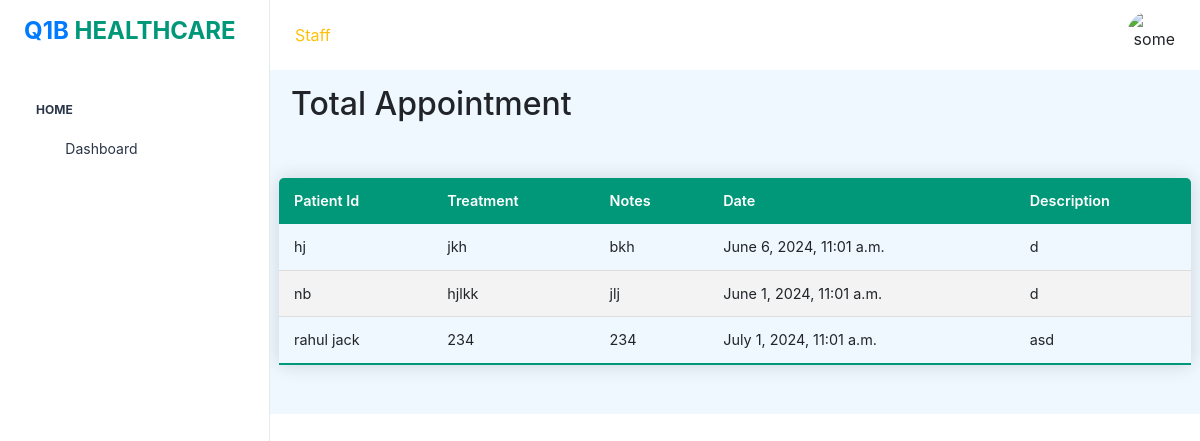
The page /appointmentlist on the database its author committed.
### q1bapp/models.py (models this page shows)
class Eventappointment(models.Model):
    title = models.CharField(max_length=200)
    patient_id = models.ForeignKey(Patient,on_delete=models.CASCADE)
    treatment = models.CharField(max_length=130,null=True,blank=True)
    notes = models.CharField(max_length=343,null=True,blank=True)
    start_time = models.DateTimeField()
    end_time = models.DateTimeField()
    description = models.TextField(blank=True)
    is_active = models.BooleanField(default=True)
    def __str__(self):
        return self.title

class Patient(models.Model):
    registration_id = models.CharField(max_length=255, null=True, blank=True)
    firstname_patient_name = models.CharField(max_length=255, null=True, blank=True)
    secondname_patient_name = models.CharField(max_length=255, null=True, blank=True)
    title = models.CharField(max_length=255, null=True, blank=True)
    rec_no = models.IntegerField()
    is_active = models.BooleanField(null=False)
    created_at = models.DateTimeField(auto_now_add=True)
    mob_no = models.CharField(max_length=13,null=True,blank=True)
    email = models.EmailField(null=True,blank=True)
    state = models.CharField(max_length=13,null=True,blank=True)
    city = models.CharField(max_length=13,null=True,blank=True)
    locality = models.CharField(max_length=13,null=True,blank=True)
    address = models.CharField(max_length=13,null=True,blank=True)
    dob = models.CharField(max_length=13,null=True,blank=True)
    age = models.IntegerField()
    second_phone_number = models.IntegerField()
    guardian_name = models.CharField(max_length=13,null=True,blank=True)
    op_number = models.IntegerField()
    passport_number = models.CharField(max_length=13,null=True,blank=True)
    discharge_date =  models.DateTimeField(auto_now_add=True)
    gender =  models.CharField(max_length=13,null=True,blank=True)
    country = models.CharField(max_length=13,null=True,blank=True)
    Medicalhistory = models.CharField(max_length=13,null=True,blank=True)
    zip = models.CharField(max_length=13,null=True,blank=True)
    bloodgroup = models.CharField(max_length=13,null=True,blank=True)
    remarks = models.CharField(max_length=13,null=True,blank=True)
    fee = models.CharField(max_length=13,null=True,blank=True)
    payment = models.CharField(max_length=13,null=True,blank=True)
    conditions = models.CharField(max_length=13,null=True,blank=True)
    pregnant = models.CharField(max_length=13,null=True,blank=True)
    occupation = models.CharField(max_length=13,null=True,blank=True)
    remarks = models.CharField(max_length=13,null=True,blank=True)
    photo = models.ImageField(upload_to='images/', null=True, blank=True)
    specialization = models.CharField(max_length=13,null=True,blank=True)
    doctor = models.CharField(max_length=13,null=True,blank=True)
    referredBy = models.CharField(max_length=13,null=True,blank=True)
    patient_group = models.CharField(max_length=13,null=True,blank=True)
    register_method = models.CharField(max_length=13,null=True,blank=True)

### q1bapp/views.py (the view)
# urls.py: path('appointmentlist', views.Appointmentlist,name='appointmentlist'),
def Appointmentlist(request):
    appointment = Eventappointment.objects.all()
    print("---",appointment)
    return render(request, 'appointmentlist.html', {'appointment': appointment})

### q1bapp/templates/appointmentlist.html (shortened to what this page needs)
{% extends 'base.html' %} {% block content %}
<link rel="stylesheet" type="text/css" href="https://cdn.datatables.net/1.11.3/css/jquery.dataTables.css">
<div class="container-fluid">
    <div class="row">
<h2 class="mb-7">Total Appointment</h2><br>
<table id="appointmentTable" class="content-table">
    <thead>
        <tr>
            <th>Patient Id</th>
            <th>Treatment</th>
            <th>Notes</th>
            <th>Date</th>
            <th>Description</th>
        </tr>
    </thead>
    <tbody>
        {% for appointment in appointment %}
        <tr>
            <td>{{ appointment.patient_id.firstname_patient_name }}</td>
            <td>{{ appointment.treatment }}</td>
            <td>{{ appointment.notes }}</td>
            <td>{{ appointment.start_time }}</td>
            <td>{{ appointment.description }}</td>
        </tr>
        {% endfor %}
    </tbody>
</table>
</div>
</div>
{% endblock %}

### q1bapp/templates/appointmentlist.html (style rules this page uses)
.content-table { border-collapse: collapse; margin: 25px 0; font-size: 0.9em; min-width: 400px; border-radius: 5px 5px 0 0; overflow: hidden; box-shadow: 0 0 20px rgba(0, 0, 0, 0.15); }
.content-table thead tr { background-color: #009879; color: #ffffff; text-align: left; font-weight: bold; }
.content-table th, .content-table td { padding: 12px 15px; }
.content-table tbody tr { border-bottom: 1px solid #dddddd; }
.content-table tbody tr:nth-of-type(even) { background-color: #f3f3f3; }
.content-table tbody tr:last-of-type { border-bottom: 2px solid #009879; }

### rows shown on the page
Eventappointment: patient_id.firstname_patient_name "hj", treatment "jkh", notes "bkh", start_time "June 6, 2024, 11:01 a.m.", description "d"
Eventappointment: patient_id.firstname_patient_name "nb", treatment "hjlkk", notes "jlj", start_time "June 1, 2024, 11:01 a.m.", description "d"
Eventappointment: patient_id.firstname_patient_name "rahul jack", treatment "234", notes "234", start_time "July 1, 2024, 11:01 a.m.", description "asd"
